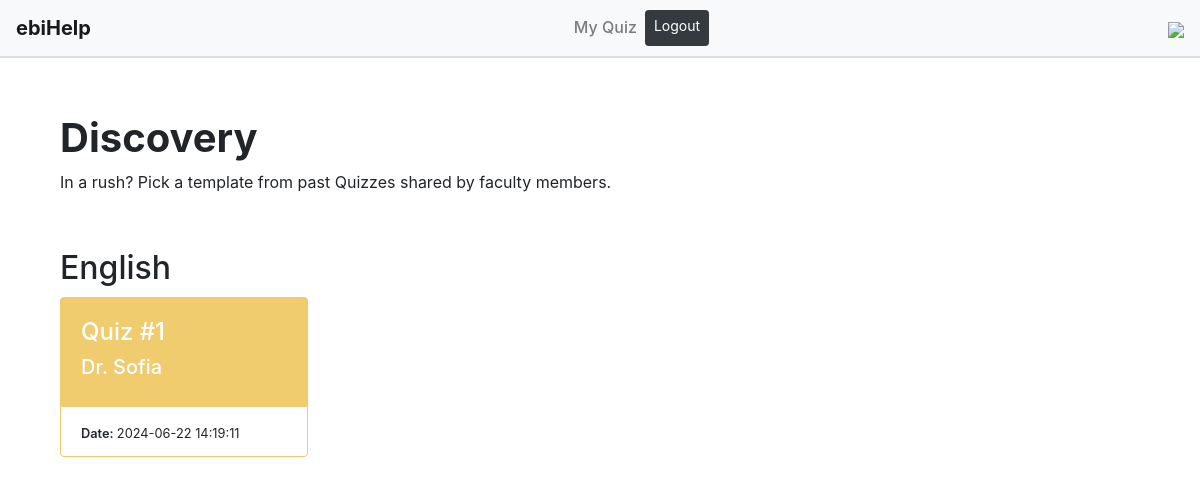
The page /discovery (signed in) on the database its author committed.
### website/models.py (models this page shows)
class Quiz(db.Model):
    id = db.Column(db.Integer, primary_key= True)  #creating unique id for quiz
    title = db.Column(db.String(100), nullable=False) #nullable=false means not accepting null values
    description = db.Column(db.String(200)) #actually instructions for the quiz, should appear before student answers quiz
    subject = db.Column(db.String(100), nullable= False)
    questions = db.relationship('Question', backref ='quiz', lazy=True)
    date_created = db.Column(db.DateTime(timezone=True), default=func.now())
    user_id = db.Column(db.Integer, db.ForeignKey('user.id'), nullable=False)
    user = db.relationship('User', backref=db.backref('tutor', lazy=True))

class User(db.Model, UserMixin):
    id = db.Column(db.Integer, primary_key=True)
    email = db.Column(db.String(150), unique=True, nullable=False)
    password = db.Column(db.String(150), nullable=False)
    full_name = db.Column(db.String(150), nullable=False)
    user_status = db.Column(db.String, nullable=False)

### website/teacher.py (the view)
@teacher.route('/discovery', methods = ['GET','POST'])
def discovery():
    quizzes = Quiz.query.all()
    return render_template('discovery.html', quizzes=quizzes, user=current_user)

### website/templates/discovery.html
{% extends "base.html" %} {% block title %}Discovery{% endblock %}
{% block content %}
<div class="container" style="margin-top: 5%; margin-bottom: 5%">
    <h1 style="font-weight: bold;">Discovery</h1>
    <p>In a rush? Pick a template from past Quizzes shared by faculty members.</p>
</div>
<div class="container">
    {% set sorted_quizzes = quizzes|sort(attribute='subject') %}
    {% for subject, subject_quizzess in sorted_quizzes|groupby('subject') %}
        <div>
            <h2 style="margin-bottom: -15px ;">{{ subject }}</h2><br>
        </div>
            <div class="row" style="margin-bottom: 2%;">
                {% for quiz in subject_quizzess %}
                <div class="col-lg-3" style="margin-top: 1px;">
                    <div class="card h-80" style="background-color: #F0CC6F;border-color: #F0CC6F; margin-bottom: 4%">
                        <a class="card-body" href="{{ url_for('question.view_quiz', quiz_id=quiz.id) }}">
                            <h4 style="color: white;">Quiz #{{ quiz.id }}</h4>
                            <h5 style="color: white;">{{ quiz.user.full_name }}</h5>
                        </a>
                        <div class="card-footer"  style="background-color: white;border-color: white;">
                            <small style="font-weight: 600;">Date: </small><small> {{quiz.date_created}}</small>
                        </div>
                    </div>
                </div>
                {% endfor %}
            </div>
    {% endfor %}
</div>
{% endblock %}

### rows shown on the page
Quiz: subject "English", id "1", user.full_name "Dr. Sofia", date_created "2024-06-22 14:19:11"
